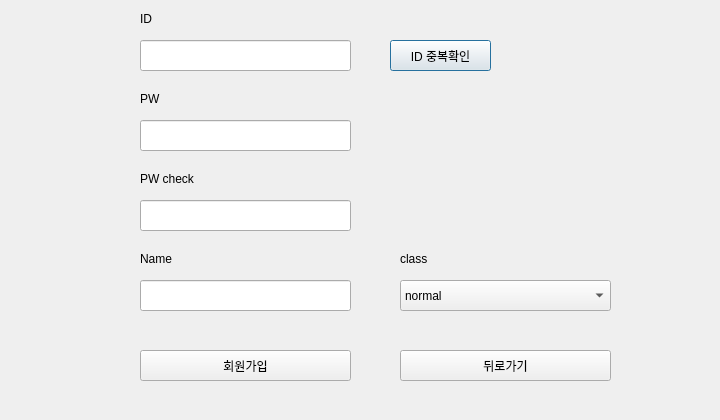
<?xml version="1.0" encoding="UTF-8"?>
<ui version="4.0">
 <class>user_add</class>
 <widget class="QDialog" name="user_add">
  <property name="geometry">
   <rect>
    <x>0</x>
    <y>0</y>
    <width>720</width>
    <height>420</height>
   </rect>
  </property>
  <property name="windowTitle">
   <string>Dialog</string>
  </property>
  <widget class="QLabel" name="label">
   <property name="geometry">
    <rect>
     <x>140</x>
     <y>10</y>
     <width>67</width>
     <height>17</height>
    </rect>
   </property>
   <property name="text">
    <string>ID</string>
   </property>
  </widget>
  <widget class="QPushButton" name="check_btn">
   <property name="geometry">
    <rect>
     <x>390</x>
     <y>40</y>
     <width>101</width>
     <height>31</height>
    </rect>
   </property>
   <property name="text">
    <string>ID 중복확인</string>
   </property>
  </widget>
  <widget class="QLineEdit" name="PW_text">
   <property name="geometry">
    <rect>
     <x>140</x>
     <y>120</y>
     <width>211</width>
     <height>31</height>
    </rect>
   </property>
  </widget>
  <widget class="QPushButton" name="signup_btn">
   <property name="geometry">
    <rect>
     <x>140</x>
     <y>350</y>
     <width>211</width>
     <height>31</height>
    </rect>
   </property>
   <property name="text">
    <string>회원가입</string>
   </property>
  </widget>
  <widget class="QLineEdit" name="ID_text">
   <property name="geometry">
    <rect>
     <x>140</x>
     <y>40</y>
     <width>211</width>
     <height>31</height>
    </rect>
   </property>
  </widget>
  <widget class="QLineEdit" name="PW2_text">
   <property name="geometry">
    <rect>
     <x>140</x>
     <y>200</y>
     <width>211</width>
     <height>31</height>
    </rect>
   </property>
  </widget>
  <widget class="QLabel" name="label_4">
   <property name="geometry">
    <rect>
     <x>140</x>
     <y>250</y>
     <width>67</width>
     <height>17</height>
    </rect>
   </property>
   <property name="text">
    <string>Name</string>
   </property>
  </widget>
  <widget class="QPushButton" name="exit_btn">
   <property name="geometry">
    <rect>
     <x>400</x>
     <y>350</y>
     <width>211</width>
     <height>31</height>
    </rect>
   </property>
   <property name="text">
    <string>뒤로가기</string>
   </property>
  </widget>
  <widget class="QLineEdit" name="Name_text">
   <property name="geometry">
    <rect>
     <x>140</x>
     <y>280</y>
     <width>211</width>
     <height>31</height>
    </rect>
   </property>
  </widget>
  <widget class="QLabel" name="label_3">
   <property name="geometry">
    <rect>
     <x>140</x>
     <y>170</y>
     <width>67</width>
     <height>17</height>
    </rect>
   </property>
   <property name="text">
    <string>PW check</string>
   </property>
  </widget>
  <widget class="QLabel" name="label_2">
   <property name="geometry">
    <rect>
     <x>140</x>
     <y>90</y>
     <width>67</width>
     <height>17</height>
    </rect>
   </property>
   <property name="text">
    <string>PW</string>
   </property>
  </widget>
  <widget class="QLabel" name="label_5">
   <property name="geometry">
    <rect>
     <x>400</x>
     <y>250</y>
     <width>67</width>
     <height>17</height>
    </rect>
   </property>
   <property name="text">
    <string>class</string>
   </property>
  </widget>
  <widget class="QComboBox" name="class_box">
   <property name="geometry">
    <rect>
     <x>400</x>
     <y>280</y>
     <width>211</width>
     <height>31</height>
    </rect>
   </property>
   <item>
    <property name="text">
     <string>normal</string>
    </property>
   </item>
   <item>
    <property name="text">
     <string>premium</string>
    </property>
   </item>
   <item>
    <property name="text">
     <string>VIP</string>
    </property>
   </item>
  </widget>
 </widget>
 <resources/>
 <connections/>
</ui>
